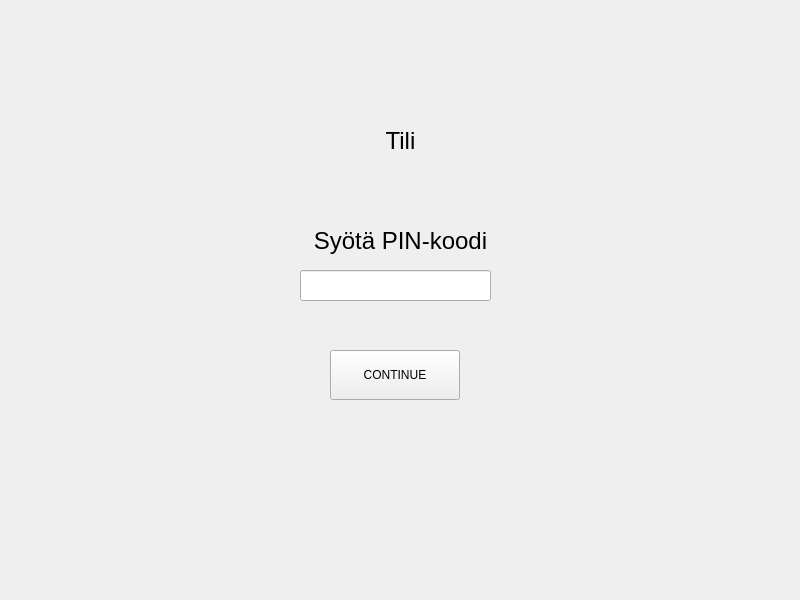
<?xml version="1.0" encoding="UTF-8"?>
<ui version="4.0">
 <class>Login</class>
 <widget class="QWidget" name="Login">
  <property name="geometry">
   <rect>
    <x>0</x>
    <y>0</y>
    <width>800</width>
    <height>600</height>
   </rect>
  </property>
  <property name="windowTitle">
   <string>Form</string>
  </property>
  <widget class="QLabel" name="labelErrorMessage">
   <property name="geometry">
    <rect>
     <x>106</x>
     <y>320</y>
     <width>591</width>
     <height>20</height>
    </rect>
   </property>
   <property name="text">
    <string/>
   </property>
   <property name="alignment">
    <set>Qt::AlignCenter</set>
   </property>
  </widget>
  <widget class="QLineEdit" name="lineEditPin">
   <property name="geometry">
    <rect>
     <x>300</x>
     <y>270</y>
     <width>191</width>
     <height>31</height>
    </rect>
   </property>
   <property name="font">
    <font>
     <pointsize>13</pointsize>
    </font>
   </property>
   <property name="text">
    <string/>
   </property>
   <property name="alignment">
    <set>Qt::AlignCenter</set>
   </property>
  </widget>
  <widget class="QLabel" name="labelTitle">
   <property name="geometry">
    <rect>
     <x>100</x>
     <y>220</y>
     <width>601</width>
     <height>41</height>
    </rect>
   </property>
   <property name="font">
    <font>
     <pointsize>18</pointsize>
    </font>
   </property>
   <property name="text">
    <string>Syötä PIN-koodi</string>
   </property>
   <property name="alignment">
    <set>Qt::AlignCenter</set>
   </property>
  </widget>
  <widget class="QPushButton" name="pushButtonCheckPin">
   <property name="geometry">
    <rect>
     <x>330</x>
     <y>350</y>
     <width>130</width>
     <height>50</height>
    </rect>
   </property>
   <property name="text">
    <string>CONTINUE</string>
   </property>
  </widget>
  <widget class="QLabel" name="labelTitle2">
   <property name="geometry">
    <rect>
     <x>100</x>
     <y>120</y>
     <width>601</width>
     <height>41</height>
    </rect>
   </property>
   <property name="font">
    <font>
     <pointsize>18</pointsize>
    </font>
   </property>
   <property name="text">
    <string>Tili</string>
   </property>
   <property name="alignment">
    <set>Qt::AlignCenter</set>
   </property>
  </widget>
  <widget class="QLabel" name="labelCardId">
   <property name="geometry">
    <rect>
     <x>100</x>
     <y>170</y>
     <width>601</width>
     <height>41</height>
    </rect>
   </property>
   <property name="font">
    <font>
     <pointsize>18</pointsize>
    </font>
   </property>
   <property name="text">
    <string/>
   </property>
   <property name="alignment">
    <set>Qt::AlignCenter</set>
   </property>
  </widget>
 </widget>
 <resources/>
 <connections/>
</ui>
